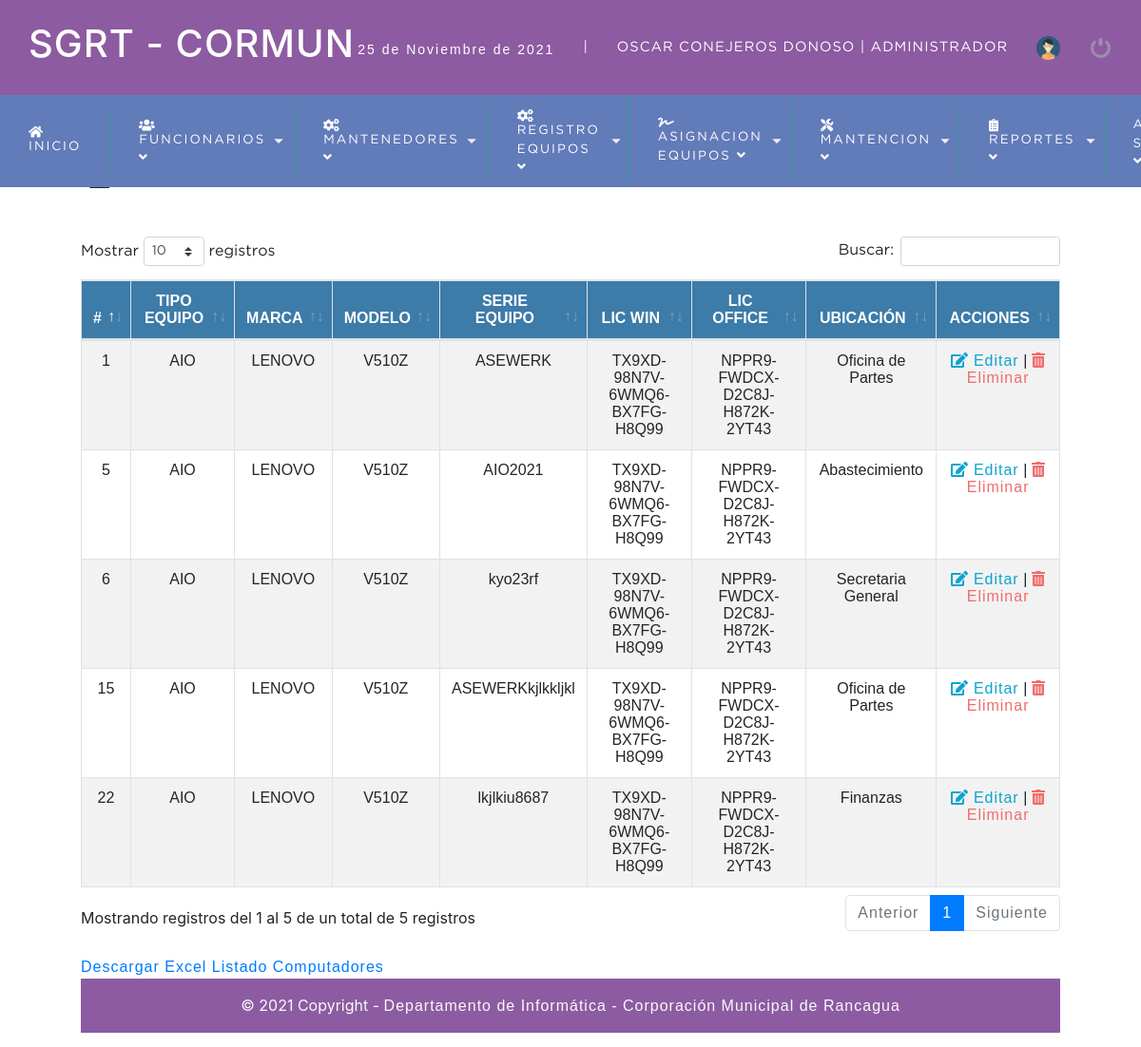
Screenshot of /sistema/listado_computadores.php (signed in) with the database file from the repository.
### tables this page shows
CREATE TABLE `equipos` (
  `id_equ` int(11) NOT NULL,
  `ser_equ` varchar(20) NOT NULL COMMENT 'Serie Equipo',
  `licwin_equ` varchar(30) NOT NULL,
  `licoffice_equ` varchar(30) NOT NULL,
  `fadq_equ` date NOT NULL COMMENT 'Fecha Adquisición',
  `gtia_equ` int(11) NOT NULL COMMENT 'Garantía',
  `usuarioi_equ` varchar(50) NOT NULL,
  `passi_equ` varchar(50) NOT NULL,
  `ip_equ` varchar(15) NOT NULL,
  `obs_equ` varchar(50) NOT NULL COMMENT 'Observacion Equipo',
  `estatus_equ` int(11) NOT NULL DEFAULT 1,
  `dateadd` datetime NOT NULL DEFAULT current_timestamp(),
  `id_tipe` int(11) NOT NULL,
  `id_mar` int(11) NOT NULL,
  `id_mod` int(11) NOT NULL,
  `id_fun` int(11) NOT NULL,
  `asig_equ` int(11) NOT NULL DEFAULT 0,
  `mant_equ` int(11) NOT NULL DEFAULT 0 COMMENT 'Mantencion Equipo',
  `id_depto` int(11) NOT NULL
);

CREATE TABLE `tipos_equipos` (
  `id_tipe` int(11) NOT NULL,
  `nom_tipe` varchar(20) NOT NULL,
  `estatus_tipe` int(11) NOT NULL DEFAULT 1
);

CREATE TABLE `marcas` (
  `id_mar` int(11) NOT NULL,
  `nom_mar` varchar(20) NOT NULL,
  `estatus_mar` int(11) NOT NULL DEFAULT 1
);

CREATE TABLE `modelo` (
  `id_mod` int(11) NOT NULL,
  `nom_mod` varchar(40) NOT NULL,
  `estatus_mod` int(11) NOT NULL DEFAULT 1,
  `id_mar` int(11) NOT NULL
);

CREATE TABLE `departamentos` (
  `id_depto` int(11) NOT NULL,
  `nom_depto` varchar(40) NOT NULL,
  `estatus_depto` int(11) NOT NULL DEFAULT 1
);

### sistema/listado_computadores.php (the view, shortened to what this page needs)
<?php
include "../conexion.php";
?>
<DOCTYPE html>
<html lang="es">
<head>
	<?php
		include "includes/scripts.php";
	?>
</head>
<body>
<?php include "includes/header.php";	?>
	<section id="container">
		<h1><i class="fas fa-desktop"></i> LISTADO COMPUTADORES</h1>
        <?php
            $SQL_READ = "SELECT e.id_equ,e.ser_equ,e.licwin_equ,e.licoffice_equ,e.id_tipe,t.nom_tipe,m.nom_mar, mo.nom_mod, d.nom_depto
            FROM `equipos` e
            INNER JOIN tipos_equipos t
            ON e.id_tipe = t.id_tipe
            INNER JOIN marcas m
            ON e.id_mar = m.id_mar
            INNER JOIN modelo mo
            ON e.id_mod = mo.id_mod
            INNER JOIN departamentos d
            ON e.id_depto = d.id_depto
            WHERE e.id_tipe = 2 AND estatus_equ = 1";
            $sql_query = mysqli_query($conection,$SQL_READ);
        ?>
	<br>
	<br>
	<div class="container-fluid">
		<div class="row">
            <div class="table-responsive">
                    <table id="example" class="table table-striped table-bordered">
                        <thead>
                            <tr>
                                <th>#</th>
                                <th>TIPO EQUIPO</th>
                                <th>MARCA</th>
                                <th>MODELO</th>
                                <th>SERIE EQUIPO</th>
                                <th>LIC WIN</th>
                                <th>LIC OFFICE</th>
                                <th>UBICACIÓN</th>
                                <th>ACCIONES</th>
                            </tr>
                        </thead>
                        <tbody>
                            <?php
                            while ($row= mysqli_fetch_array($sql_query)){?>
                                <tr>
                                    <td><?= $row['id_equ']?></td>
                                    <td><?= $row['nom_tipe']?></td>
                                    <td><?= $row['nom_mar']?></td>
                                    <td><?= $row['nom_mod']?></td>
                                    <td><?= $row['ser_equ']?></td>
                                    <td><?= $row['licwin_equ']?></td>
                                    <td><?= $row['licoffice_equ']?></td>
                                    <td><?= $row['nom_depto']?></td>
                                    <td>
                                         <a class ="link_edit" href="editar_computadores.php?id=<?php echo $row["id_equ"]  ?>"><i class="fas fa-edit"></i> Editar</a>
                                         |
                                         <a class ="link_delete" href="eliminar_confirmar_computadores.php?id=<?php echo $row["id_equ"]  ?>"><i class="fas fa-trash-alt"></i> Eliminar</a>
                                    </td>
                                </tr>
                            <?php } ?>
                        </tbody>
                </table>
            </div>
		</div>
	</div><br>
    <a href="excel_fun.php">Descargar Excel Listado Computadores </a>
    <?php include "includes/footer.php";	?>
</body>
</html>

### sistema/css/style.css (style rules this page uses)
* { margin: 0; padding: 0; box-sizing: border-box; }
body { background: #bdb7b7; }
h1, h2, h3, h4, h5, h6 { font-family: 'arial'; font-weight: bold; letter-spacing: 1px; }
h1 { font-size: 26px; }
a { text-decoration: none; font-family: arial; letter-spacing: 1px; }
#container { padding: 160px 85px 15px 85px; }
#container h1 { font-size: 35px; display: inline-block; }
table { border-collapse: collapse; font-size: 12pt; font-family: 'arial'; width: 100%; }
table th { text-align: center; padding: 10px; background: #3d7ba8; color: #fff; }
table tr:nth-child(odd) { background: #fff; }
table td { padding: 10px; text-align: center; }
.link_edit { color: #0ca4ce; }
.link_delete { color: #f26b6b; }

### rows the page displays
equipos: id_equ "1", id_tipe.nom_tipe "AIO", id_mar.nom_mar "LENOVO", id_mod.nom_mod "V510Z", ser_equ "ASEWERK", licwin_equ "TX9XD-98N7V-6WMQ6-BX7FG-H8Q99", licoffice_equ "NPPR9-FWDCX-D2C8J-H872K-2YT43", id_depto.nom_depto "Oficina de Partes"
equipos: id_equ "5", id_tipe.nom_tipe "AIO", id_mar.nom_mar "LENOVO", id_mod.nom_mod "V510Z", ser_equ "AIO2021", licwin_equ "TX9XD-98N7V-6WMQ6-BX7FG-H8Q99", licoffice_equ "NPPR9-FWDCX-D2C8J-H872K-2YT43", id_depto.nom_depto "Abastecimiento"
equipos: id_equ "6", id_tipe.nom_tipe "AIO", id_mar.nom_mar "LENOVO", id_mod.nom_mod "V510Z", ser_equ "kyo23rf", licwin_equ "TX9XD-98N7V-6WMQ6-BX7FG-H8Q99", licoffice_equ "NPPR9-FWDCX-D2C8J-H872K-2YT43", id_depto.nom_depto "Secretaria General"
equipos: id_equ "15", id_tipe.nom_tipe "AIO", id_mar.nom_mar "LENOVO", id_mod.nom_mod "V510Z", ser_equ "ASEWERKkjlkkljkl", licwin_equ "TX9XD-98N7V-6WMQ6-BX7FG-H8Q99", licoffice_equ "NPPR9-FWDCX-D2C8J-H872K-2YT43", id_depto.nom_depto "Oficina de Partes"
equipos: id_equ "22", id_tipe.nom_tipe "AIO", id_mar.nom_mar "LENOVO", id_mod.nom_mod "V510Z", ser_equ "lkjlkiu8687", licwin_equ "TX9XD-98N7V-6WMQ6-BX7FG-H8Q99", licoffice_equ "NPPR9-FWDCX-D2C8J-H872K-2YT43", id_depto.nom_depto "Finanzas"

### other values shown
fechaC() "25 de Noviembre de 2021"
$_SESSION['nombre'] "OSCAR CONEJEROS DONOSO"
$_SESSION['rol_Nom'] "ADMINISTRADOR"
